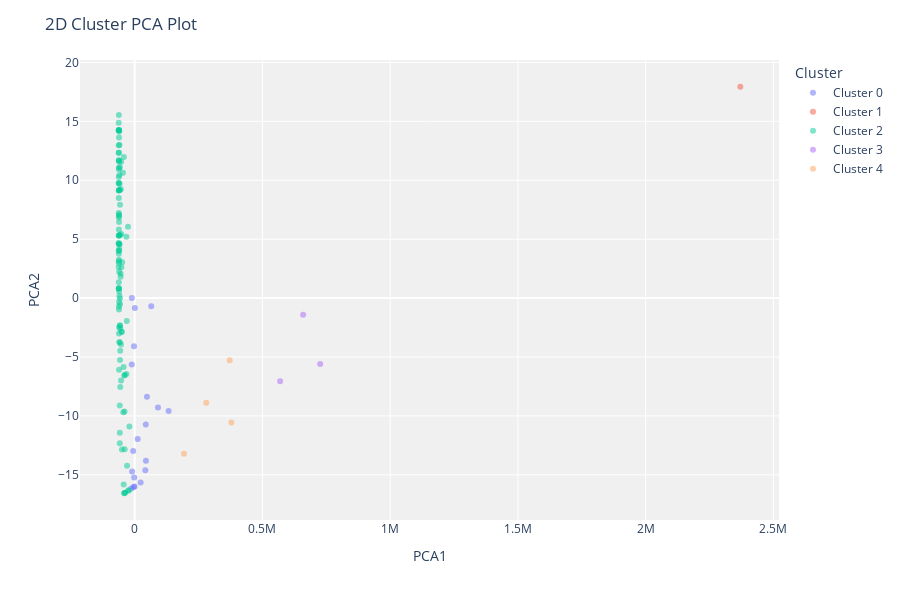

The cell this chart's notebook holds for it:
### Code cell
plot_model(model_kmeans, plot = 'cluster')

### Figure 1 — Plotly figure (JSON) as saved in the notebook; plotly's stock layout.template omitted (floating-point values rounded to 4 significant figures)
{"data": [{"customdata": [[null], [null], [null], [null], [null], [null], [null], [null], [null], [null], [null], [null], [null], [null], [null], [null], [null], [null], [null]], "hovertemplate": "Cluster=Cluster 0<br>PCA1=%{x}<br>PCA2=%{y}<br>Feature=%{customdata[0]}<extra></extra>", "legendgroup": "Cluster 0", "marker": {"color": "#636efa", "opacity": 0.5, "symbol": "circle"}, "mode": "markers", "name": "Cluster 0", "orientation": "v", "showlegend": true, "textposition": "top center", "type": "scatter", "x": [133035, -5521.0, -11150.0, -2320.0, 44150.0, -3487.0, -13040.0, -481.0, 23580.0, 41910.0, -1730.0, 91343, 43700.0, -9850.0, 48240.0, 12000.0, 64990.0, 816.0, -11030.0], "xaxis": "x", "y": [-9.59, -12.98, -5.63, -4.095, -13.81, -16.03, -16.16, -15.98, -15.64, -14.61, -15.23, -9.287, -10.74, -14.71, -8.366, -11.96, -0.6952, -0.8443, 0.01504], "yaxis": "y"}, {"customdata": [[null]], "hovertemplate": "Cluster=Cluster 1<br>PCA1=%{x}<br>PCA2=%{y}<br>Feature=%{customdata[0]}<extra></extra>", "legendgroup": "Cluster 1", "marker": {"color": "#EF553B", "opacity": 0.5, "symbol": "circle"}, "mode": "markers", "name": "Cluster 1", "orientation": "v", "showlegend": true, "textposition": "top center", "type": "scatter", "x": [2370470], "xaxis": "x", "y": [17.94], "yaxis": "y"}, {"customdata": [[null], [null], [null], [null], [null], [null], [null], [null], [null], [null], [null], [null], [null], [null], [null], [null], [null], [null], [null], [null], [null], [null], [null], [null], [null], [null], [null], [null], [null], [null], [null], [null], [null], [null], [null], [null], [null], [null], [null], [null], [null], [null], [null], [null], [null], [null], [null], [null], [null], [null], [null], [null], [null], [null], [null], [null], [null], [null], [null], [null], [null], [null], [null], [null], [null], [null], [null], [null], [null], [null], [null], [null], [null], [null], [null], [null], [null], [null], [null], [null], [null], [null], [null], [null], [null], [null], [null], [null], [null], [null], [null], [null], [null], [null], [null], [null], [null], [null], [null], [null], [null], [null], [null], [null], [null], [null], [null], [null], [null]], "hovertemplate": "Cluster=Cluster 2<br>PCA1=%{x}<br>PCA2=%{y}<br>Feature=%{customdata[0]}<extra></extra>", "legendgroup": "Cluster 2", "marker": {"color": "#00cc96", "opacity": 0.5, "symbol": "circle"}, "mode": "markers", "name": "Cluster 2", "orientation": "v", "showlegend": true, "textposition": "top center", "type": "scatter", "x": [-58270.0, -61000.0, -32260.0, -56340.0, -61660.0, -54910.0, -61850.0, -57220.0, -29760.0, -60450.0, -53410.0, -61930.0, -59530.0, -62070.0, -42820.0, -61030.0, -61620.0, -59120.0, -42170.0, -57230.0, -61990.0, -60680.0, -61840.0, -40640.0, -58210.0, -59020.0, -50624, -45550.0, -62210.0, -53940.0, -58220.0, -43170.0, -61110.0, -62160.0, -61460.0, -56310.0, -57340.0, -60150.0, -62340.0, -59460.0, -60540.0, -62050.0, -62060.0, -61760.0, -61570.0, -62020.0, -61840.0, -61230.0, -60290.0, -36520.0, -60990.0, -39610.0, -57970.0, -62210.0, -62290.0, -60950.0, -57280.0, -61570.0, -38510.0, -62160.0, -49750.0, -38960.0, -60790.0, -44350.0, -53080.0, -61150.0, -30710.0, -60690.0, -61990.0, -61270.0, -61023, -61660.0, -59300.0, -25950.0, -61570.0, -57430.0, -62230.0, -52150.0, -59510.0, -60580.0, -61810.0, -48770.0, -56250.0, -57510.0, -61770.0, -62040.0, -39600.0, -59100.0, -57750.0, -52600.0, -58650.0, -51680.0, -24060.0, -58140.0, -61560.0, -61960.0, -61740.0, -61720.0, -23010.0, -62230.0, -32110.0, -62000.0, -50960.0, -59595, -40880.0, -61980.0, -20560.0, -61530.0, -54880.0], "xaxis": "x", "y": [-9.12, 7.1, 5.204, -4.479, 3.126, 2.074, 10.28, 7.923, -14.23, 2.244, -3.927, 0.8249, 13.0, 2.611, -15.82, 6.97, 6.831, 9.174, 11.97, -0.5263, 9.133, 0.5831, 12.33, -6.561, -3.736, 4.572, -2.859, 10.65, 5.295, 9.248, -12.33, -5.838, -3.009, 7.213, 10.93, -7.554, -2.316, 14.14, 4.654, 10.45, -2.491, 0.8233, 9.771, 4.023, 5.304, 4.659, 3.762, -0.9629, 4.164, -16.5, 13.62, -16.54, -11.42, 11.69, 14.88, 6.462, -5.261, 15.53, -6.531, 12.97, -12.84, -12.82, 11.58, -9.69, -6.999, 14.26, -1.934, -0.316, 14.25, 3.261, -6.084, 5.812, 0.2028, 6.063, 0.8301, -0.01993, 9.769, 5.439, 5.334, 4.549, 1.336, 3.05, -2.56, 11.11, 11.05, 9.133, -9.623, 9.175, -2.321, 11.56, 9.69, 2.629, -16.32, 5.353, -0.7079, 12.33, 14.25, 4.024, -16.31, 2.988, -6.439, 8.494, -2.874, -3.756, -16.56, 14.25, -10.89, 11.7, 1.814], "yaxis": "y"}, {"customdata": [[null], [null], [null]], "hovertemplate": "Cluster=Cluster 3<br>PCA1=%{x}<br>PCA2=%{y}<br>Feature=%{customdata[0]}<extra></extra>", "legendgroup": "Cluster 3", "marker": {"color": "#ab63fa", "opacity": 0.5, "symbol": "circle"}, "mode": "markers", "name": "Cluster 3", "orientation": "v", "showlegend": true, "textposition": "top center", "type": "scatter", "x": [726263, 569462, 659489], "xaxis": "x", "y": [-5.586, -7.061, -1.418], "yaxis": "y"}, {"customdata": [[null], [null], [null], [null]], "hovertemplate": "Cluster=Cluster 4<br>PCA1=%{x}<br>PCA2=%{y}<br>Feature=%{customdata[0]}<extra></extra>", "legendgroup": "Cluster 4", "marker": {"color": "#FFA15A", "opacity": 0.5, "symbol": "circle"}, "mode": "markers", "name": "Cluster 4", "orientation": "v", "showlegend": true, "textposition": "top center", "type": "scatter", "x": [372114, 378747, 280377, 193100.0], "xaxis": "x", "y": [-5.27, -10.56, -8.89, -13.21], "yaxis": "y"}], "layout": {"height": 600, "legend": {"title": {"text": "Cluster"}, "tracegroupgap": 0}, "margin": {"t": 60}, "plot_bgcolor": "rgb(240,240,240)", "title": {"text": "2D Cluster PCA Plot"}, "xaxis": {"anchor": "y", "domain": [0, 1], "title": {"text": "PCA1"}}, "yaxis": {"anchor": "x", "domain": [0, 1], "title": {"text": "PCA2"}}}}
